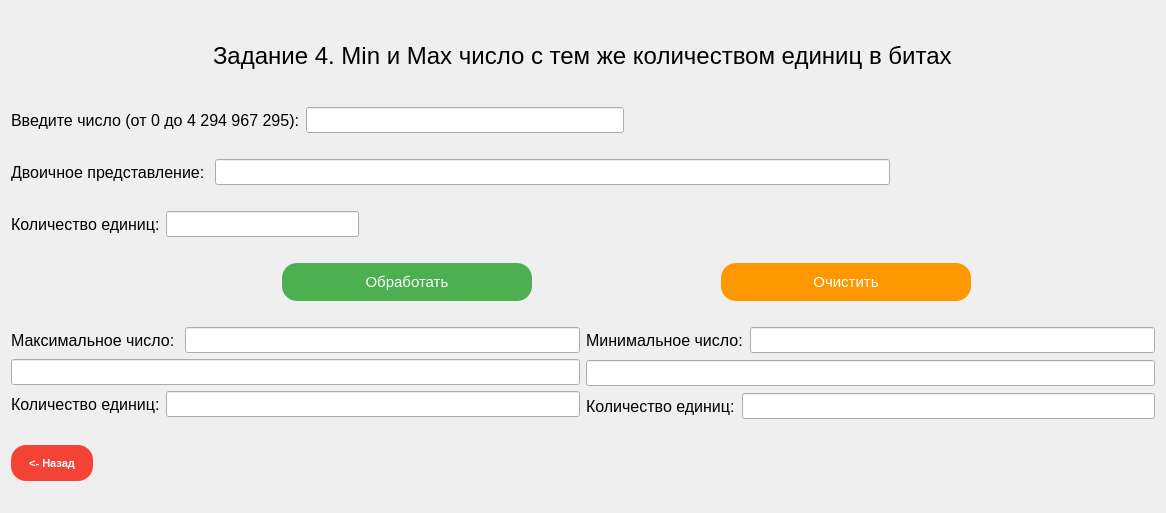
<?xml version="1.0" encoding="UTF-8"?>
<ui version="4.0">
 <class>task4widget</class>
 <widget class="QWidget" name="task4widget">
  <property name="windowModality">
   <enum>Qt::NonModal</enum>
  </property>
  <property name="enabled">
   <bool>true</bool>
  </property>
  <property name="geometry">
   <rect>
    <x>0</x>
    <y>0</y>
    <width>1166</width>
    <height>513</height>
   </rect>
  </property>
  <property name="sizePolicy">
   <sizepolicy hsizetype="Expanding" vsizetype="Expanding">
    <horstretch>0</horstretch>
    <verstretch>0</verstretch>
   </sizepolicy>
  </property>
  <property name="windowTitle">
   <string>Form</string>
  </property>
  <layout class="QGridLayout" name="gridLayout">
   <item row="2" column="0" colspan="4">
    <layout class="QHBoxLayout" name="horizontalLayout_15">
     <item>
      <widget class="QLabel" name="label_16">
       <property name="font">
        <font>
         <pointsize>12</pointsize>
        </font>
       </property>
       <property name="text">
        <string>Двоичное представление: </string>
       </property>
      </widget>
     </item>
     <item>
      <widget class="QLineEdit" name="lineEditTask4_OrigBinary">
       <property name="minimumSize">
        <size>
         <width>500</width>
         <height>0</height>
        </size>
       </property>
       <property name="font">
        <font>
         <pointsize>11</pointsize>
        </font>
       </property>
       <property name="readOnly">
        <bool>true</bool>
       </property>
      </widget>
     </item>
    </layout>
   </item>
   <item row="5" column="0" colspan="5">
    <layout class="QHBoxLayout" name="horizontalLayout_23">
     <item>
      <layout class="QVBoxLayout" name="verticalLayout_8">
       <property name="sizeConstraint">
        <enum>QLayout::SetMaximumSize</enum>
       </property>
       <item>
        <layout class="QVBoxLayout" name="verticalLayout_9">
         <item>
          <layout class="QHBoxLayout" name="horizontalLayout_19">
           <item>
            <widget class="QLabel" name="label_20">
             <property name="font">
              <font>
               <pointsize>12</pointsize>
              </font>
             </property>
             <property name="text">
              <string>Максимальное число: </string>
             </property>
            </widget>
           </item>
           <item>
            <widget class="QLineEdit" name="lineEditTask4_OutputMax">
             <property name="maximumSize">
              <size>
               <width>16777215</width>
               <height>16777215</height>
              </size>
             </property>
             <property name="baseSize">
              <size>
               <width>147</width>
               <height>0</height>
              </size>
             </property>
             <property name="font">
              <font>
               <pointsize>11</pointsize>
              </font>
             </property>
             <property name="readOnly">
              <bool>true</bool>
             </property>
            </widget>
           </item>
          </layout>
         </item>
         <item>
          <widget class="QLineEdit" name="lineEditTask4_OutputMaxDouble">
           <property name="minimumSize">
            <size>
             <width>0</width>
             <height>0</height>
            </size>
           </property>
           <property name="maximumSize">
            <size>
             <width>16777215</width>
             <height>16777215</height>
            </size>
           </property>
           <property name="font">
            <font>
             <pointsize>11</pointsize>
            </font>
           </property>
           <property name="readOnly">
            <bool>true</bool>
           </property>
          </widget>
         </item>
        </layout>
       </item>
       <item>
        <layout class="QHBoxLayout" name="horizontalLayout_20">
         <item>
          <widget class="QLabel" name="label_21">
           <property name="font">
            <font>
             <pointsize>12</pointsize>
            </font>
           </property>
           <property name="text">
            <string>Количество единиц:</string>
           </property>
          </widget>
         </item>
         <item>
          <widget class="QLineEdit" name="lineEditTask4_OutputMaxBites">
           <property name="font">
            <font>
             <pointsize>11</pointsize>
            </font>
           </property>
           <property name="readOnly">
            <bool>true</bool>
           </property>
          </widget>
         </item>
        </layout>
       </item>
      </layout>
     </item>
     <item>
      <layout class="QVBoxLayout" name="verticalLayout_7">
       <property name="spacing">
        <number>7</number>
       </property>
       <property name="leftMargin">
        <number>0</number>
       </property>
       <property name="rightMargin">
        <number>0</number>
       </property>
       <property name="bottomMargin">
        <number>0</number>
       </property>
       <item>
        <layout class="QHBoxLayout" name="horizontalLayout_17">
         <item>
          <widget class="QLabel" name="label_18">
           <property name="font">
            <font>
             <pointsize>12</pointsize>
            </font>
           </property>
           <property name="text">
            <string>Минимальное число:</string>
           </property>
          </widget>
         </item>
         <item>
          <widget class="QLineEdit" name="lineEditTask4_OutputMin">
           <property name="font">
            <font>
             <pointsize>11</pointsize>
            </font>
           </property>
           <property name="readOnly">
            <bool>true</bool>
           </property>
          </widget>
         </item>
        </layout>
       </item>
       <item>
        <widget class="QLineEdit" name="lineEditTask4_OutputMinDouble">
         <property name="minimumSize">
          <size>
           <width>0</width>
           <height>0</height>
          </size>
         </property>
         <property name="baseSize">
          <size>
           <width>362</width>
           <height>0</height>
          </size>
         </property>
         <property name="font">
          <font>
           <pointsize>11</pointsize>
          </font>
         </property>
         <property name="readOnly">
          <bool>true</bool>
         </property>
        </widget>
       </item>
       <item>
        <layout class="QHBoxLayout" name="horizontalLayout_18">
         <item>
          <widget class="QLabel" name="label_19">
           <property name="font">
            <font>
             <pointsize>12</pointsize>
            </font>
           </property>
           <property name="text">
            <string>Количество единиц:</string>
           </property>
          </widget>
         </item>
         <item>
          <widget class="QLineEdit" name="lineEditTask4_OutputMinBites">
           <property name="font">
            <font>
             <pointsize>11</pointsize>
            </font>
           </property>
           <property name="layoutDirection">
            <enum>Qt::RightToLeft</enum>
           </property>
           <property name="readOnly">
            <bool>true</bool>
           </property>
          </widget>
         </item>
        </layout>
       </item>
      </layout>
     </item>
    </layout>
   </item>
   <item row="0" column="0" colspan="5" alignment="Qt::AlignHCenter">
    <widget class="QLabel" name="label">
     <property name="sizePolicy">
      <sizepolicy hsizetype="Expanding" vsizetype="Expanding">
       <horstretch>0</horstretch>
       <verstretch>0</verstretch>
      </sizepolicy>
     </property>
     <property name="maximumSize">
      <size>
       <width>16777215</width>
       <height>50</height>
      </size>
     </property>
     <property name="font">
      <font>
       <pointsize>18</pointsize>
      </font>
     </property>
     <property name="text">
      <string>Задание 4. Min и Max число с тем же количеством единиц в битах</string>
     </property>
    </widget>
   </item>
   <item row="1" column="0" colspan="3">
    <layout class="QHBoxLayout" name="horizontalLayout_16">
     <item>
      <widget class="QLabel" name="label_17">
       <property name="font">
        <font>
         <pointsize>12</pointsize>
        </font>
       </property>
       <property name="text">
        <string>Введите число (от 0 до 4 294 967 295):</string>
       </property>
      </widget>
     </item>
     <item>
      <widget class="QLineEdit" name="lineEditTask4_Input">
       <property name="font">
        <font>
         <pointsize>11</pointsize>
        </font>
       </property>
      </widget>
     </item>
    </layout>
   </item>
   <item row="6" column="0">
    <widget class="QPushButton" name="buttonBack">
     <property name="maximumSize">
      <size>
       <width>82</width>
       <height>36</height>
      </size>
     </property>
     <property name="font">
      <font>
       <pointsize>8</pointsize>
       <weight>75</weight>
       <bold>true</bold>
      </font>
     </property>
     <property name="styleSheet">
      <string notr="true">QPushButton {
    background-color: #f44336; 
    color: white;
    border: none;
    padding: 10px;
    min-width: 10px;
    min-height: 6px;
    border-radius: 15px;
}

QPushButton:hover {
    background-color: #d32f2f;  
}

QPushButton:pressed {
    background-color: #b71c1c;  
}</string>
     </property>
     <property name="text">
      <string>&lt;- Назад</string>
     </property>
    </widget>
   </item>
   <item row="3" column="0" colspan="2">
    <layout class="QHBoxLayout" name="horizontalLayout_21">
     <item>
      <widget class="QLabel" name="label_22">
       <property name="font">
        <font>
         <pointsize>12</pointsize>
        </font>
       </property>
       <property name="text">
        <string>Количество единиц:</string>
       </property>
      </widget>
     </item>
     <item>
      <widget class="QLineEdit" name="lineEditTask4_OrigBites">
       <property name="font">
        <font>
         <pointsize>11</pointsize>
        </font>
       </property>
       <property name="readOnly">
        <bool>true</bool>
       </property>
      </widget>
     </item>
    </layout>
   </item>
   <item row="4" column="1" colspan="4">
    <layout class="QHBoxLayout" name="horizontalLayout_22">
     <item>
      <widget class="QPushButton" name="buttonTask4_Calculate">
       <property name="minimumSize">
        <size>
         <width>30</width>
         <height>30</height>
        </size>
       </property>
       <property name="maximumSize">
        <size>
         <width>250</width>
         <height>16777215</height>
        </size>
       </property>
       <property name="font">
        <font>
         <pointsize>11</pointsize>
        </font>
       </property>
       <property name="styleSheet">
        <string notr="true">QPushButton {
    background-color: #4CAF50;  
    color: white;
    border: none;
    padding: 10px;
    min-width: 10px;         
    min-height: 10px;          
    border-radius: 15px;      
}
QPushButton:hover {
    background-color: #45a049;  
}
QPushButton:pressed {
    background-color: #3e8e41; 
}</string>
       </property>
       <property name="text">
        <string>Обработать</string>
       </property>
      </widget>
     </item>
     <item>
      <widget class="QPushButton" name="buttonTask4_Clean">
       <property name="minimumSize">
        <size>
         <width>30</width>
         <height>30</height>
        </size>
       </property>
       <property name="maximumSize">
        <size>
         <width>250</width>
         <height>16777215</height>
        </size>
       </property>
       <property name="font">
        <font>
         <pointsize>11</pointsize>
        </font>
       </property>
       <property name="styleSheet">
        <string notr="true">QPushButton {
    background-color: #FF9800;   
    color: white;
    border: none;
    padding: 10px;
    min-width: 10px;         
    min-height: 10px;          
    border-radius: 15px;     
}
QPushButton:hover {
    background-color: #F57C00;    
}
QPushButton:pressed {
    background-color: #E65100;    
}</string>
       </property>
       <property name="text">
        <string>Очистить</string>
       </property>
      </widget>
     </item>
    </layout>
   </item>
  </layout>
 </widget>
 <resources/>
 <connections/>
</ui>
